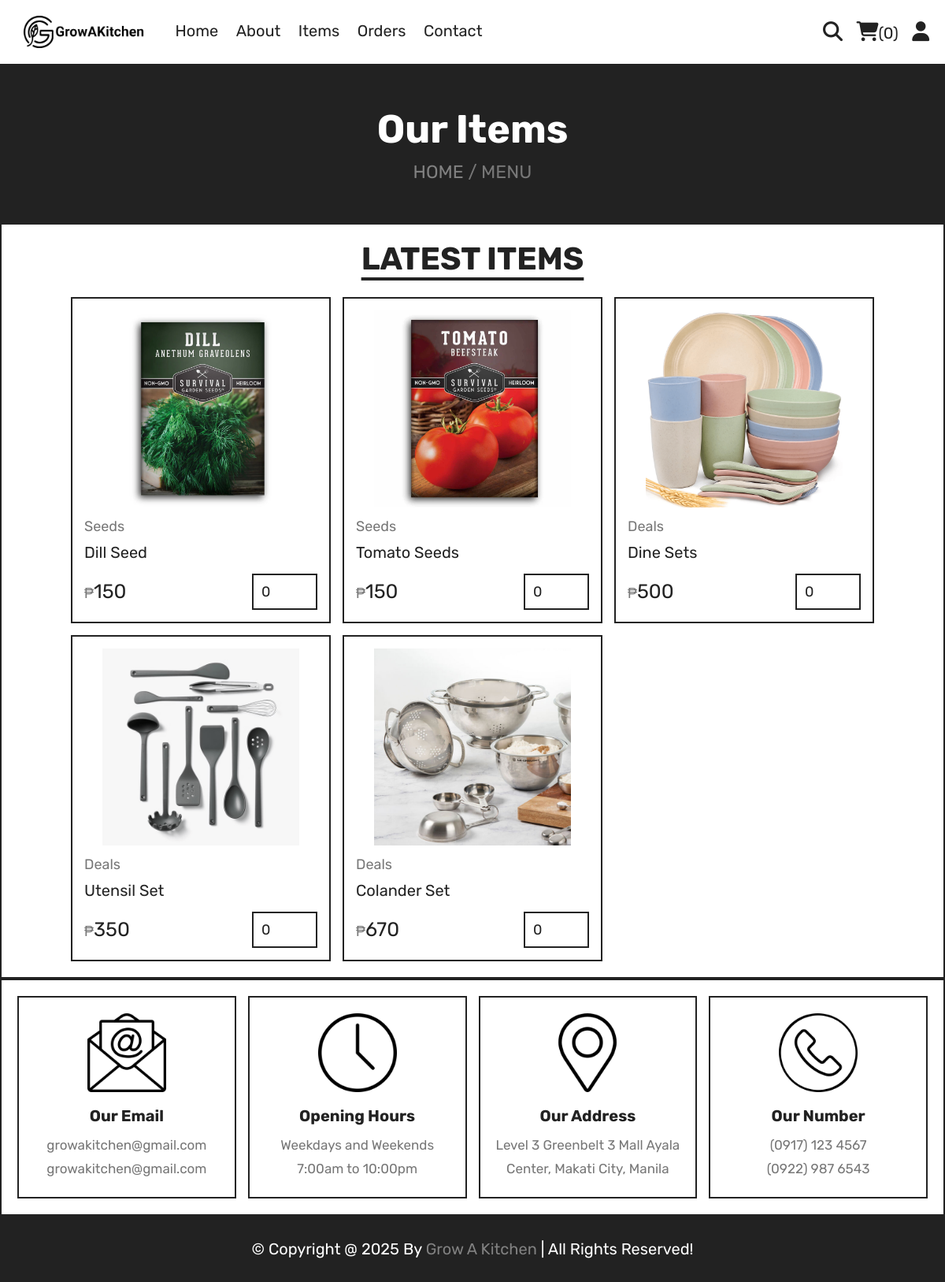
Page /menu.php on the committed database.
### tables this page shows
CREATE TABLE `products` (
  `id` int(100) NOT NULL,
  `name` varchar(100) NOT NULL,
  `category` enum('Seeds','Kitchen Appliances','Kitchen Peripherals','Deals') NOT NULL,
  `price` int(10) NOT NULL,
  `image` varchar(100) NOT NULL
);

### menu.php (the view, shortened to what this page needs)
<?php
include 'components/connect.php';
?>
<!DOCTYPE html>
<html lang="en">
<head>
   <link rel="stylesheet" href="https://cdnjs.cloudflare.com/ajax/libs/font-awesome/6.1.1/css/all.min.css">
   <link rel="stylesheet" href="css/css.css">
</head>
<body>
<?php include 'components/user_header.php'; ?>
<div class="heading">
   <h3>Our Items</h3>
   <p><a href="home.php">HOME</a> <span> / MENU</span></p>
</div>
<section class="products">
   <h1 class="title">LATEST ITEMS</h1>
   <div class="box-container">
      <?php
         $select_products = $conn->prepare("SELECT * FROM `products`");
         $select_products->execute();
         if($select_products->rowCount() > 0){
            while($fetch_products = $select_products->fetch(PDO::FETCH_ASSOC)){
      ?>
      <form action="" method="post" class="box">
         <img src="uploaded_img/<?= $fetch_products['image']; ?>" alt="">
         <a href="category.php?category=<?= $fetch_products['category']; ?>" class="cat"><?= $fetch_products['category']; ?></a>
         <div class="name"><?= $fetch_products['name']; ?></div>
         <div class="flex">
            <div class="price"><span>₱</span><?= $fetch_products['price']; ?></div>
            <input type="number" name="qty" class="qty" min="1" max="99" value="0" maxlength="2">
         </div>
      </form>
      <?php
            }
         }else{
            echo '<p class="empty">no products added yet!</p>';
         }
      ?>
   </div>
</section>
<?php include 'components/footer.php'; ?>
</body>
</html>

### css/css.css (style rules this page uses)
:root { --yellow:#818181; --red:#e74c3c; --white:#fff; --black:#222; --light-color:#777; --border:.2rem solid var(--black); }
* { font-family: 'Rubik', sans-serif; margin:0; padding:0; box-sizing: border-box; outline: none; border: none; text-decoration: none; }
html { font-size: 62.5%; overflow-x: hidden; scroll-behavior: smooth; stop-opacity: 7rem; }
section { margin:0 auto; max-width: 1200px; padding:2rem; }
.title { text-align: center; margin-bottom: 2.5rem; font-size: 4rem; color:var(--black); text-transform: uppercase; text-decoration: underline; text-underline-offset: 1rem; }
.heading { display: flex; align-items: center; justify-content: center; gap:1rem; flex-flow: column; background-color: var(--black); min-height: 20rem; }
.heading h3 { font-size: 5rem; color:var(--white); text-transform: capitalize; }
.heading p { font-size: 2.3rem; color:var(--light-color); }
.heading p a { color:var(--yellow); }
.hero, .category, .products, .grid, .about, .steps, .reviews, .contact, .search-form, .form-container, .Orders { background-color: #fff; border: #222 2px solid; }
.products .box-container { display: grid; grid-template-columns: repeat(auto-fit, 33rem); justify-content: center; align-items: flex-start; gap:1.5rem; }
.products .box-container .box { border:var(--border); padding:1.5rem; position: relative; overflow: hidden; }
.products .box-container .box img { height: 25rem; width: 100%; object-fit: contain; margin-bottom: 1rem; }
.products .box-container .box .cat { font-size: 1.8rem; color:var(--light-color); }
.products .box-container .box .name { font-size: 2rem; color:var(--black); margin:1rem 0; }
.products .box-container .box .flex { display: flex; align-items: center; gap:1rem; margin-top: 1.5rem; }
.products .box-container .box .flex .price { margin-right: auto; font-size: 2.5rem; color:var(--black); }
.products .box-container .box .flex .price span { color:var(--light-color); font-size: 1.8rem; }
.products .box-container .box .flex .qty { padding:1rem; border:var(--border); font-size: 1.8rem; color:var(--black); }

### rows in the picture
products: image (picture), category "Seeds", name "Dill Seed", price "150"
products: image (picture), category "Seeds", name "Tomato Seeds", price "150"
products: image (picture), category "Deals", name "Dine Sets", price "500"
products: image (picture), category "Deals", name "Utensil Set", price "350"
products: image (picture), category "Deals", name "Colander Set", price "670"

### other values in the picture
$total_cart_items "0"
